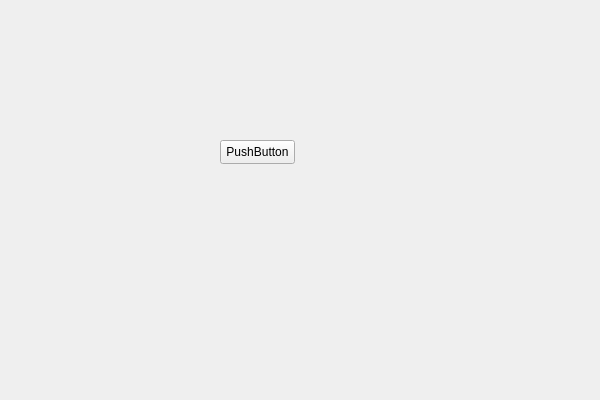
<?xml version="1.0" encoding="UTF-8"?>
<ui version="4.0">
 <class>ImageWizardClass</class>
 <widget class="QWidget" name="ImageWizardClass">
  <property name="geometry">
   <rect>
    <x>0</x>
    <y>0</y>
    <width>600</width>
    <height>400</height>
   </rect>
  </property>
  <property name="windowTitle">
   <string>ImageWizard</string>
  </property>
  <widget class="QPushButton" name="pushButton">
   <property name="geometry">
    <rect>
     <x>220</x>
     <y>140</y>
     <width>75</width>
     <height>24</height>
    </rect>
   </property>
   <property name="text">
    <string>PushButton</string>
   </property>
  </widget>
 </widget>
 <layoutdefault spacing="6" margin="11"/>
 <resources>
  <include location="imagewizard.qrc"/>
 </resources>
 <connections/>
</ui>
